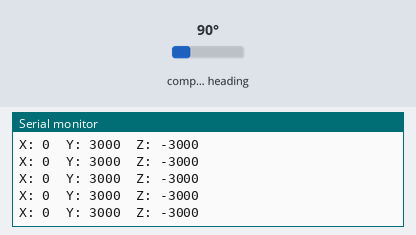
This sketch was run on a simulated Arduino Uno, built with avr-gcc and run on an emulated ATmega328P. Parts: the last lines printed to the serial monitor. Wiring (inferred from the names in the program): QMC5883L compass at I2C address 0x0D. Inputs (shaded band) come from the test bench; at power-on: compass heading 90°.

Above: at 1.2 s.
1.3 s: compass heading set to 7°
At 2.3 s:
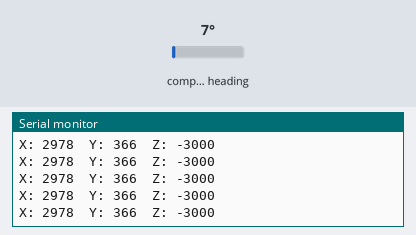
2.8 s: compass heading set to 180°
At 3.9 s:
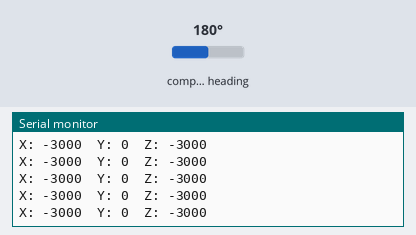
4.3 s: compass heading set to 352°
At 4.8 s:
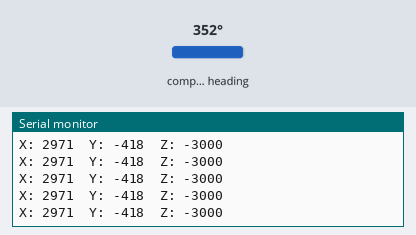
Timing chart, 0 to 7.3 s (numbered marks = the images above; inputs shaded):
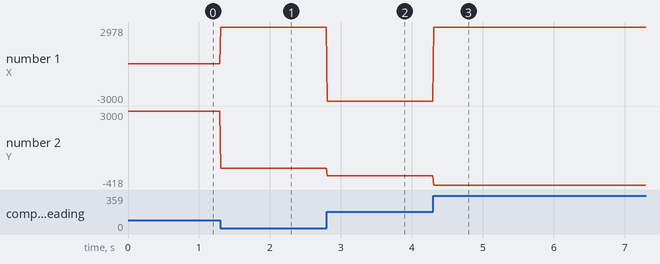

Measured:
- after the input at 1.3 s, the serial monitor: prints a new line at once (image 1)
- after the input at 2.8 s, the serial monitor: prints a new line at once (image 2)
- after the input at 4.3 s, the serial monitor: prints a new line at once (image 3)
- plotted number 1: 0 → 2978 after the input at 1.3 s, -3000 → 2971 after the input at 4.3 s
- plotted number 2: 3000 → 366 after the input at 1.3 s, 0 → -418 after the input at 4.3 s

The sketch:

Gyro.ino
```cpp
#include <Wire.h>

// ที่อยู่ของ QMC5883L
#define QMC5883L_ADDR 0x0D

// ฟังก์ชันเริ่มต้น QMC5883L
void initQMC5883L() {
  Wire.beginTransmission(QMC5883L_ADDR);
  Wire.write(0x0B); // Register 0x0B: Control Register
  Wire.write(0x01); // Set to continuous measurement mode
  Wire.endTransmission();

  Wire.beginTransmission(QMC5883L_ADDR);
  Wire.write(0x09); // Register 0x09: Configuration
  Wire.write(0x1D); // Set output data rate and range
  Wire.endTransmission();
}

// ฟังก์ชันอ่านค่าจาก QMC5883L
void readQMC5883L(int16_t *x, int16_t *y, int16_t *z) {
  Wire.beginTransmission(QMC5883L_ADDR);
  Wire.write(0x00); // Register 0x00: Data output X LSB
  Wire.endTransmission();

  Wire.requestFrom(QMC5883L_ADDR, 6); // อ่านข้อมูล 6 ไบต์ (X, Y, Z)
  if (Wire.available() == 6) {
    *x = Wire.read() | (Wire.read() << 8); // X-axis
    *y = Wire.read() | (Wire.read() << 8); // Y-axis
    *z = Wire.read() | (Wire.read() << 8); // Z-axis
  }
}

void setup() {
  Serial.begin(115200);
  Wire.begin();

  initQMC5883L(); // เริ่มต้นการทำงานของเซนเซอร์
  Serial.println("QMC5883L Initialized!");
}

void loop() {
  int16_t x, y, z;

  readQMC5883L(&x, &y, &z); // อ่านค่าจากเซนเซอร์

  // แสดงผลบน Serial Monitor
  Serial.print("X: ");
  Serial.print(x);
  Serial.print("  Y: ");
  Serial.print(y);
  Serial.print("  Z: ");
  Serial.println(z);

  delay(10); // อ่านค่าทุกๆ 1 วินาที
}
```
